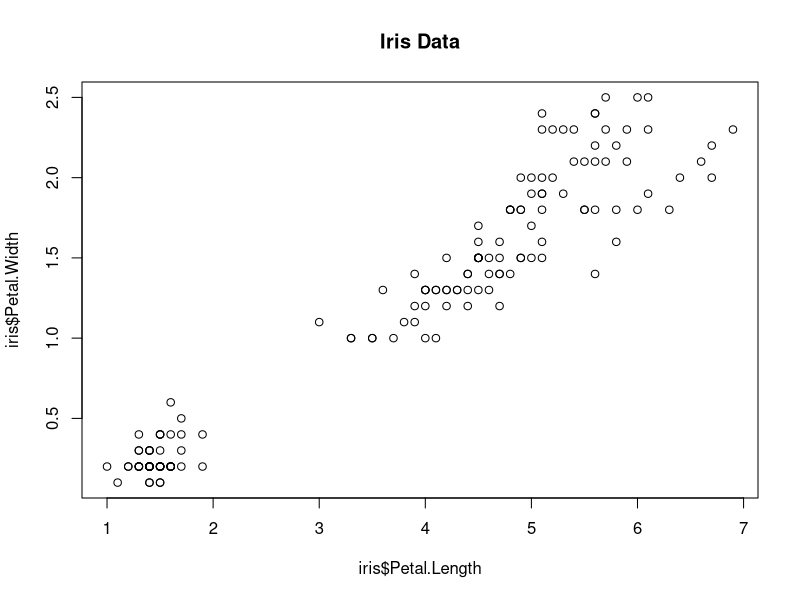
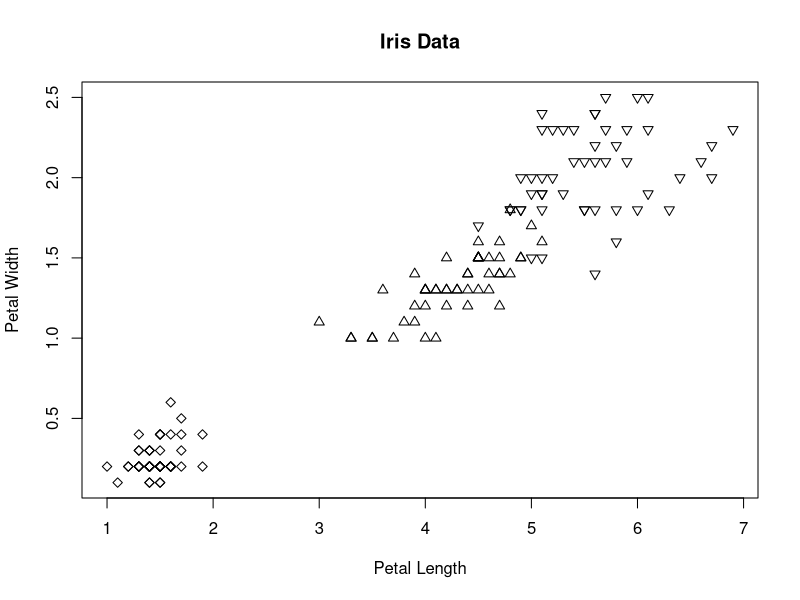
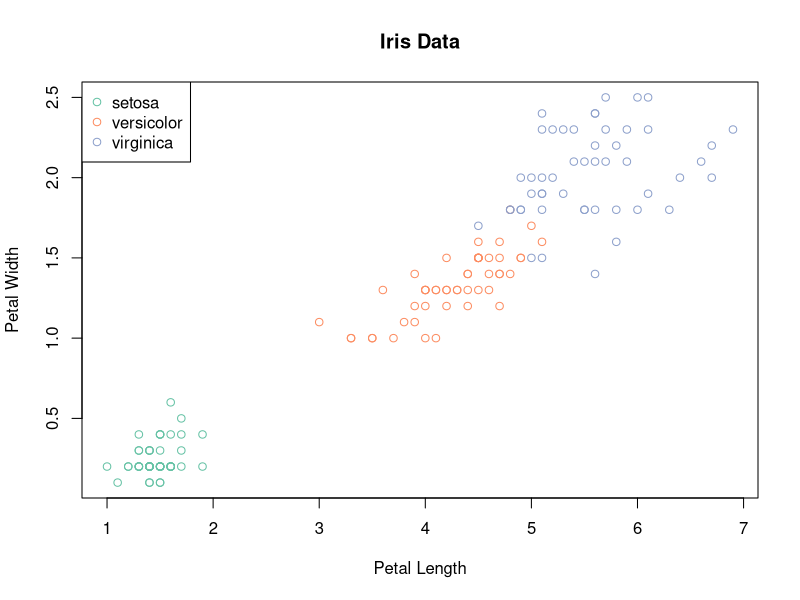
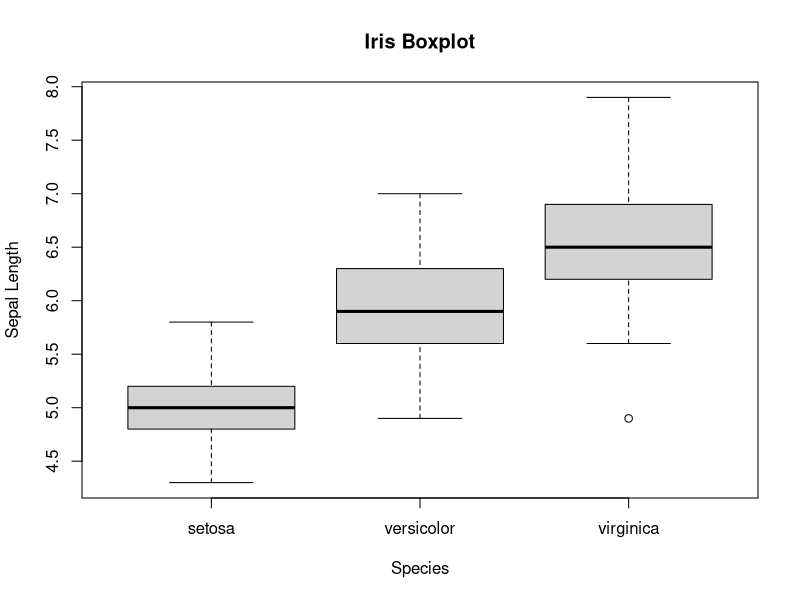
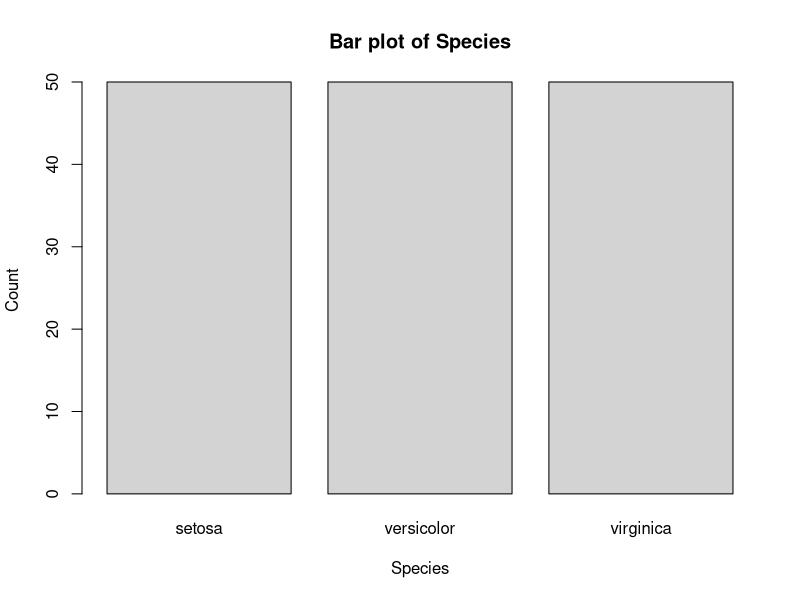
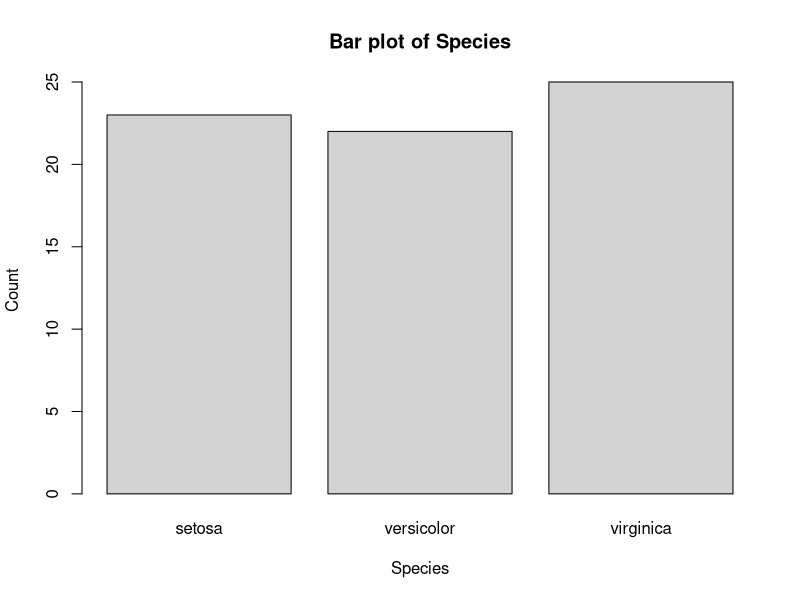
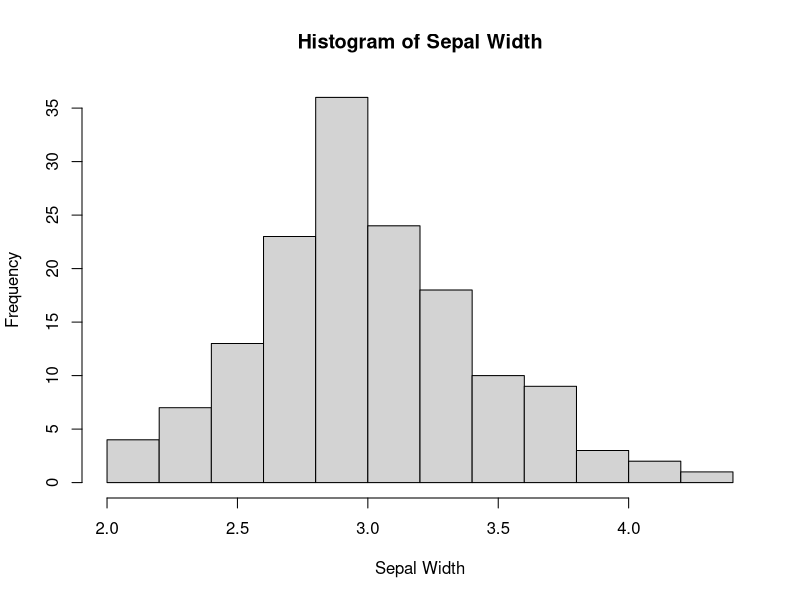
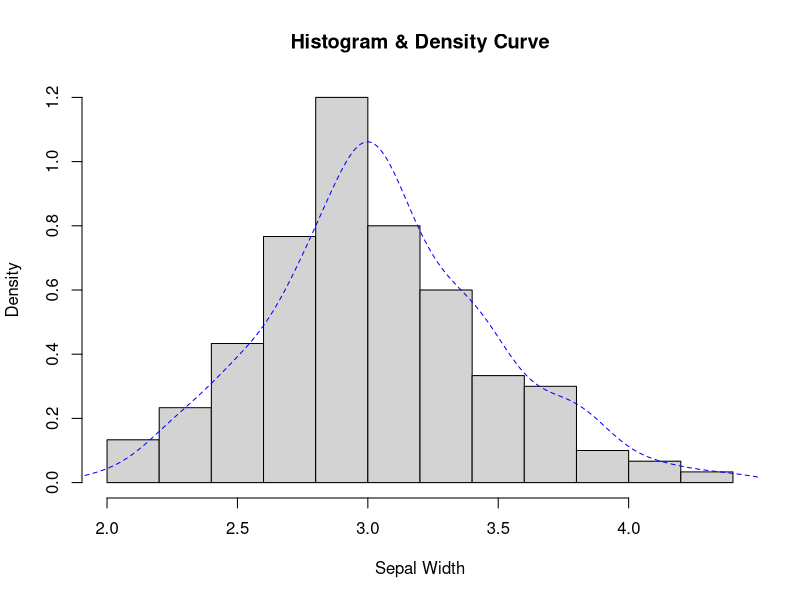

The R script that drew these images, in order:
## ---- chunk 1
knitr::opts_chunk$set(echo = TRUE)
## ---- chunk 2
head(iris)
## ---- chunk 3
plot(iris$Petal.Length, iris$Petal.Width, main="Iris Data")
## ---- chunk 4
plot(iris$Petal.Length, iris$Petal.Width, pch=c(23,24,25)[unclass(iris$Species)], main="Iris Data", xlab="Petal Length", ylab="Petal Width")
## ---- chunk 5
library(RColorBrewer)
plot(iris$Petal.Length, iris$Petal.Width, pch=21, col=brewer.pal(3, "Set2")[iris$Species], main="Iris Data", xlab="Petal Length", ylab="Petal Width")
legend("topleft", legend=levels(iris$Species), col=brewer.pal(3, "Set2"), pch=1)
## ---- chunk 6
boxplot(Sepal.Length~Species,data=iris, 
        xlab="Species", ylab="Sepal Length", main="Iris Boxplot")
## ---- chunk 7
barplot(table(iris$Species), col="lightgrey", xlab="Species", ylab="Count", main="Bar plot of Species")
## ---- chunk 8
iris1 <- iris[sample(1:nrow(iris), 70), ]
barplot(table(iris1$Species), col="lightgrey", xlab="Species", ylab="Count", main="Bar plot of Species")
## ---- chunk 9
hist(iris$Sepal.Width, freq=NULL, density=NULL, breaks=12,
     xlab="Sepal Width", ylab="Frequency", main="Histogram of Sepal Width")
## ---- chunk 10
 d <- density(iris$Sepal.Width)
hist(iris$Sepal.Width, breaks=12, prob=TRUE, xlab="Sepal Width", main="Histogram & Density Curve")
lines(d, lty=2, col="blue")
## ---- chunk 11
library(ggplot2)
scatter <- ggplot(data=iris, aes(x = Sepal.Length, y = Sepal.Width)) 
scatter + geom_point(aes(color=Species, shape=Species)) +
  xlab("Sepal Length") +  ylab("Sepal Width") +
  ggtitle("Iris data")
## ---- chunk 12
scatter + geom_point(aes(color = Petal.Width, shape = Species), size = 2, alpha = I(1/2)) +
          geom_vline(aes(xintercept = mean(Sepal.Length)), color = "red", linetype = "dashed") +
          geom_hline(aes(yintercept = mean(Sepal.Width)), color = "red", linetype = "dashed") +
          scale_color_gradient(low = "yellow", high = "red") +
          xlab("Sepal Length") +  ylab("Sepal Width") +
          ggtitle("Iris data")
## ---- chunk 13
smooth <- ggplot(data=iris, aes(x=Sepal.Length, y=Sepal.Width, color=Species)) + 
  geom_point(aes(shape=Species), size=1.5) + xlab("Sepal Length") + ylab("Sepal Width") + 
  ggtitle("Scatterplot with smoothers")

# Linear model
smooth + geom_smooth(method="lm")

# Local polynomial regression
smooth + geom_smooth(method="loess")

# generalised additive model
smooth + geom_smooth(method="gam", formula= y~s(x, bs="cs"))
## ---- chunk 14
box <- ggplot(data=iris, aes(x=Species, y=Sepal.Length))
box + geom_boxplot(aes(fill=Species)) + 
  ylab("Sepal Length") + ggtitle("Iris Boxplot") +
  stat_summary(fun.y=mean, geom="point", shape=5, size=4)
## ---- chunk 15
bar <- ggplot(data=iris1, aes(x=Species))
bar + geom_bar() + 
  xlab("Species") +  ylab("Count") + ggtitle("Bar plot of Sepal Length")
## ---- chunk 16
library(reshape2)
iris2 <- melt(iris, id.vars="Species")
head(iris2)
bar1 <- ggplot(data=iris2, aes(x=variable, y=value, fill=Species))
bar1 + geom_bar(stat="identity", position="dodge") + 
  scale_fill_manual(values=c("orange", "blue", "darkgreen", "purple"),
                    name="Iris\nMeasurements",
                    breaks=unique(iris2$Species),
                    labels=unique(iris2$Species))
## ---- chunk 17
library(ggplot2)
histogram <- ggplot(data=iris, aes(x=Sepal.Width))
histogram + geom_histogram(binwidth=0.2, color="black", aes(fill=Species)) + 
  xlab("Sepal Width") +  ylab("Frequency") + ggtitle("Histogram of Sepal Width")
## ---- chunk 18
density <- ggplot(data=iris, aes(x=Sepal.Width))
density + geom_histogram(binwidth=0.2, color="black", fill="steelblue", aes(y=..density..)) +
  geom_density(stat="density", alpha=I(0.2), fill="blue") +
  xlab("Sepal Width") +  ylab("Density") + ggtitle("Histogram & Density Curve")
## ---- chunk 19
density2 <- ggplot(data=iris, aes(x=Sepal.Width, fill=Species))
density2 + geom_density(stat="density", alpha=I(0.2)) +
  xlab("Sepal Width") +  ylab("Density") + ggtitle("Histogram & Density Curve of Sepal Width")
